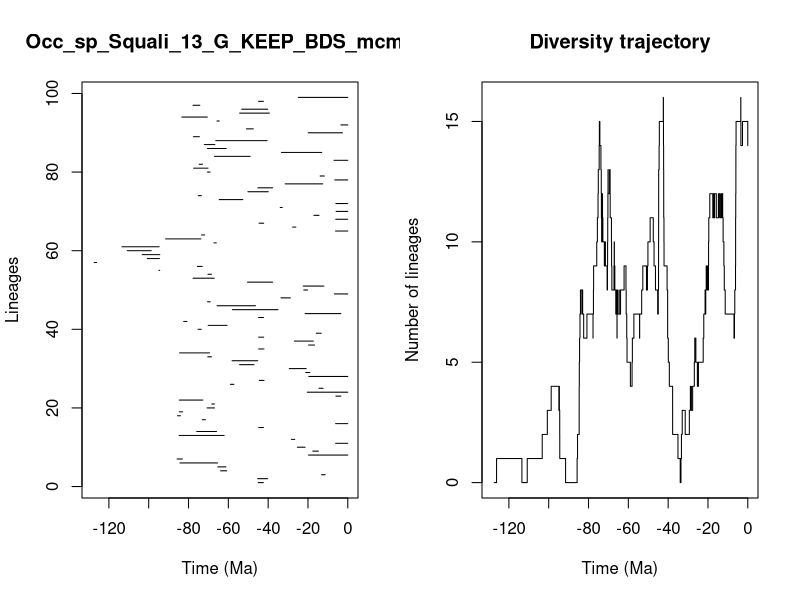

Generate this figure with R:


pdf(file='../Results/Species/5_MA_bins_EP_FT/pyrate_mcmc_logs/Occ_sp_Squali_13_G_KEEP_BDS_mcmc_LTT.pdf',width=0.6*20, height=0.6*10)
title = "Occ_sp_Squali_13_G_KEEP_BDS_mcmc"
ts=c(44.958040557168076, 45.26562688014086,13.177393632059156,63.910434126564496,65.29731208610627,84.28547140520294,85.7349930108767,19.728158171406225,17.5794155497173,25.322869295749943,6.113459760328445,28.309773172708216,84.70680769300652,75.86881987468561,44.76176656553235,6.109108746426068,73.137941606125,85.51838007467282,84.69591021272004,70.66977460068686,68.2735488304069,84.63149166622047,5.977321367961114,20.367983846085863,14.487950341297996,58.98327771640964,44.430069302005954,19.591952348413813,21.10375714048649,29.353597785587212,54.35001986889657,58.128521931209015,70.34862445397363,84.49460084421831,44.76831780158119,19.69521838141934,26.85706877304935,44.785103339163854,15.80934685368957,75.2227408392952,70.11445615591641,82.43236116985067,44.836838014025,21.422509328523518,57.974095352884724,65.66126384085293,70.42068849639897,33.555589938941566,6.692990025622293,22.104983220298546,22.391933658583064,50.39327378152836,77.74609972628545,70.26304301113261,94.88632961651454,75.555914766863,127.37465884044167,100.69371273182799,103.25985415388058,110.78972463393487,113.46258751460192,67.20425312699126,91.52188365470697,73.42257649766395,6.158456497960083,27.698282373798186,44.551597445768664,6.047212000306278,17.035686600567214,5.881413131373859,33.93608360149744,5.973347670757566,64.57524469806089,75.09119757319104,50.154680976116076,45.18839089341553,31.428115545791773,6.5249714618166985,13.880339442468411,70.48184019999759,77.44694786528586,74.65074672267149,6.931742417369076,66.98608285068948,33.331512113142665,70.53688790254212,72.05504475701284,66.30525645732966,77.53483682093243,19.901189445848743,50.89606076037136,3.4592284178222044,65.69945544422869,83.36588395408073,54.30347877773021,53.29688567716291,77.73992697692033,44.81118325271456,24.788426574751906)
te=c(42.43978517040859, 40.25523764774891,11.343658382027382,60.79968490262211,61.183547257263164,65.43178768986063,83.08756813494814,0.0,14.767028453597051,21.45339920127272,0.0,26.6226279293285,62.13846769248209,65.94022729129424,42.34652013645272,0.0,71.52055172528853,84.05755960266262,82.95068332663878,66.95363654615348,66.99890189255372,72.79142710362379,3.4808702389949997,0.0,12.390468807790718,57.21694305980345,42.06661221066998,0.0,19.081305589199324,20.88342898409382,47.08486833200177,45.21744945685214,68.41431398551447,69.4244730657131,42.101795057630376,16.68325279552393,17.2989347992619,42.22516869570108,13.32603455257907,73.60056798282483,60.655697347596536,80.80215886350757,42.281316826701485,3.5173331750909407,35.07486912378628,46.37641634866987,69.1147600842745,28.839831738649327,0.0,20.144909724972102,12.002472370827478,37.748233731003076,67.08458948993943,68.48844922471575,94.46946844714779,73.1222516589024,126.18967650043842,94.6392226599785,94.44397369355106,98.75426383277656,94.77777812057046,66.05238732037014,73.77355252919298,71.88935713713242,0.0,26.07820295049321,42.2358395572059,0.0,14.435342944219306,0.0,32.92823710342176,0.0,52.725453357508165,73.53855070360027,39.921057709247656,37.75459649581391,12.599921669521219,0.0,11.810768620801197,69.16012875226804,70.20381655031736,72.95827256218489,0.0,49.040515731918454,13.082007335127363,61.086827297228204,66.77920802108471,40.53739287258953,74.55440198355342,2.6551076967217444,47.462567460198855,0.0,64.58050947302827,70.57903985053898,39.4105062436527,40.25166251846316,74.30256290024934,42.37421982056901,0.0)
div_traj=c(0, 1,0,1,2,3,4,3,4,3,2,1,0,1,2,3,4,5,6,7,8,7,8,7,6,7,6,7,8,9,10,11,12,13,14,15,14,13,12,11,10,11,12,11,10,9,10,9,8,9,8,9,10,11,12,13,12,13,12,11,10,9,8,9,10,9,8,9,8,7,8,7,6,7,8,7,8,7,8,9,8,7,6,5,4,5,6,7,6,7,8,9,8,9,10,11,10,9,8,7,8,7,8,9,10,11,12,13,14,15,16,15,14,13,12,11,10,9,8,7,6,5,4,3,2,1,0,1,2,3,2,3,4,3,4,5,6,5,4,5,6,7,8,7,8,9,8,9,8,9,10,11,12,11,12,11,12,11,12,11,12,11,12,11,12,11,10,9,8,7,6,7,8,9,10,11,12,13,14,15,16,15,14,15,14)
time_events=c(127.37465884044167, 126.18967650043842,113.46258751460192,110.78972463393487,103.25985415388058,100.69371273182799,98.75426383277656,94.88632961651454,94.77777812057046,94.6392226599785,94.46946844714779,94.44397369355106,91.52188365470697,85.7349930108767,85.51838007467282,84.70680769300652,84.69591021272004,84.63149166622047,84.49460084421831,84.28547140520294,84.05755960266262,83.36588395408073,83.08756813494814,82.95068332663878,82.43236116985067,80.80215886350757,77.74609972628545,77.73992697692033,77.53483682093243,77.44694786528586,75.86881987468561,75.555914766863,75.2227408392952,75.09119757319104,74.65074672267149,74.55440198355342,74.30256290024934,73.77355252919298,73.60056798282483,73.53855070360027,73.42257649766395,73.137941606125,73.1222516589024,72.95827256218489,72.79142710362379,72.05504475701284,71.88935713713242,71.52055172528853,70.66977460068686,70.57903985053898,70.53688790254212,70.48184019999759,70.42068849639897,70.34862445397363,70.26304301113261,70.20381655031736,70.11445615591641,69.4244730657131,69.16012875226804,69.1147600842745,68.48844922471575,68.41431398551447,68.2735488304069,67.20425312699126,67.08458948993943,66.99890189255372,66.98608285068948,66.95363654615348,66.77920802108471,66.30525645732966,66.05238732037014,65.94022729129424,65.69945544422869,65.66126384085293,65.43178768986063,65.29731208610627,64.58050947302827,64.57524469806089,63.910434126564496,62.13846769248209,61.183547257263164,61.086827297228204,60.79968490262211,60.655697347596536,58.98327771640964,58.128521931209015,57.974095352884724,57.21694305980345,54.35001986889657,54.30347877773021,53.29688567716291,52.725453357508165,50.89606076037136,50.39327378152836,50.154680976116076,49.040515731918454,47.462567460198855,47.08486833200177,46.37641634866987,45.26562688014086,45.21744945685214,45.18839089341553,44.958040557168076,44.836838014025,44.81118325271456,44.785103339163854,44.76831780158119,44.76176656553235,44.551597445768664,44.430069302005954,42.43978517040859,42.37421982056901,42.34652013645272,42.281316826701485,42.2358395572059,42.22516869570108,42.101795057630376,42.06661221066998,40.53739287258953,40.25523764774891,40.25166251846316,39.921057709247656,39.4105062436527,37.75459649581391,37.748233731003076,35.07486912378628,33.93608360149744,33.555589938941566,33.331512113142665,32.92823710342176,31.428115545791773,29.353597785587212,28.839831738649327,28.309773172708216,27.698282373798186,26.85706877304935,26.6226279293285,26.07820295049321,25.322869295749943,24.788426574751906,22.391933658583064,22.104983220298546,21.45339920127272,21.422509328523518,21.10375714048649,20.88342898409382,20.367983846085863,20.144909724972102,19.901189445848743,19.728158171406225,19.69521838141934,19.591952348413813,19.081305589199324,17.5794155497173,17.2989347992619,17.035686600567214,16.68325279552393,15.80934685368957,14.767028453597051,14.487950341297996,14.435342944219306,13.880339442468411,13.32603455257907,13.177393632059156,13.082007335127363,12.599921669521219,12.390468807790718,12.002472370827478,11.810768620801197,11.343658382027382,6.931742417369076,6.692990025622293,6.5249714618166985,6.158456497960083,6.113459760328445,6.109108746426068,6.047212000306278,5.977321367961114,5.973347670757566,5.881413131373859,3.5173331750909407,3.4808702389949997,3.4592284178222044,2.6551076967217444,0.0)
                par(mfrow=c(1,2))
                L = length(ts)
                plot(ts, 1:L , xlim=c(-max(ts)-1,0), pch=20, type="n", main=title,xlab="Time (Ma)",ylab="Lineages")
                for (i in 1:L){segments(x0=-te[i],y0=i,x1=-ts[i],y1=i)}    
                t = -time_events
                plot(div_traj ~ t,type="s", main = "Diversity trajectory",xlab="Time (Ma)",ylab="Number of lineages",xlim=c(-max(ts)-1,0))
                abline(v=c(65,200,251,367,445),lty=2,col="gray")
                
